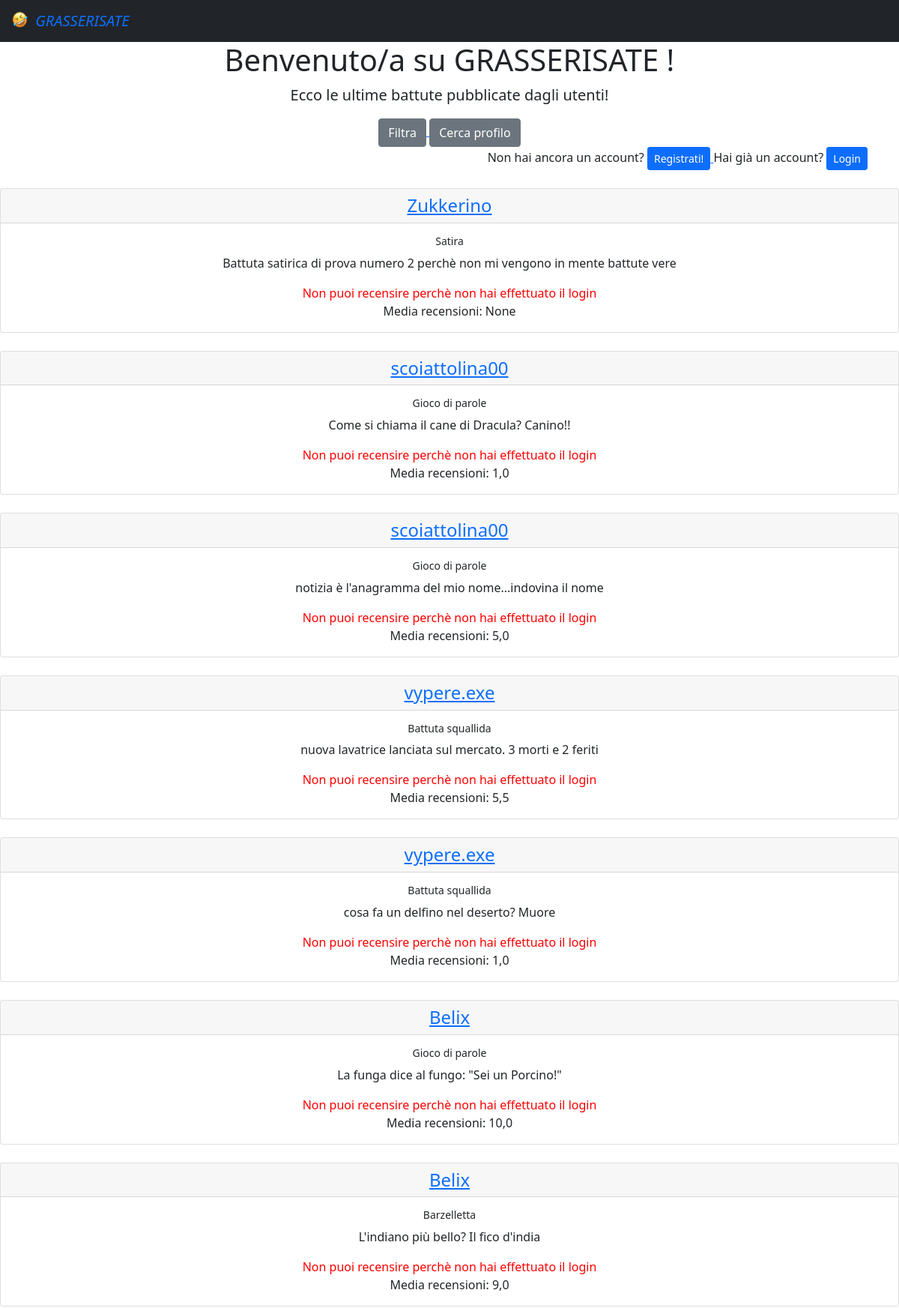
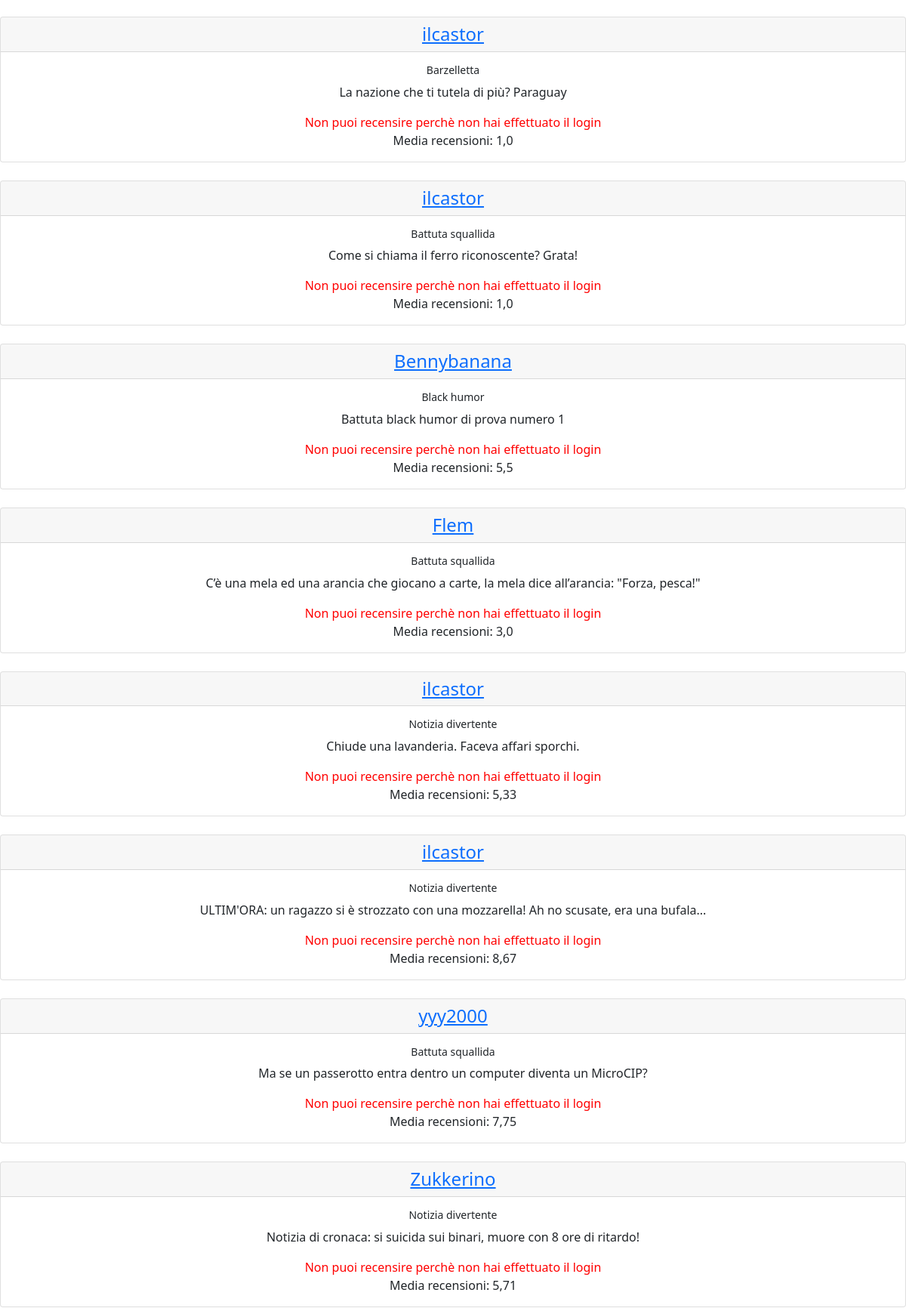
The page / (upper part) on the database its author committed (2 pictures, top to bottom).
### esame/models.py (models this page shows, shortened)
class Battute(models.Model):
    testo = models.TextField(default="")
    utente = models.ForeignKey(User, on_delete=models.CASCADE, related_name='utentebat')
    tempo = models.DateTimeField(auto_now=True)
    tipo = models.CharField(choices=SCELTE, default='bar', max_length=25)
    @property
    def calcola_media(self):
        media_tupla = self.battutarec.all().aggregate(Avg('voto'))
        media_lunga = media_tupla['voto__avg']
        if type(media_lunga) is NoneType:
            media = media_lunga
        else:
            media = round(media_lunga, 2)
        return media

### esame/views.py (the view)
# urls.py: path('', views.HomeView.as_view(), name='home'),
class HomeView(ListView):
    template_name = 'home.html'
    model = Battute
    def get_queryset(self):
        if self.request.user.is_authenticated:
            return self.model.objects.order_by('-tempo').exclude(utente_id=self.request.user.id)
        else:
            return self.model.objects.order_by('-tempo')

### templates/home.html (shortened to what this page needs)
<html lang="en">
{% extends 'base.html' %}
{% block contenuto %}
    <div class="container">
        <h1> <div style="text-align: center;"> Benvenuto/a su GRASSERISATE {% if user.is_authenticated %}, {{ user.username }}{% endif %}!</div></h1>
        <p class="lead" style="text-align:center">
            Ecco le ultime battute pubblicate dagli utenti!
        </p>
        {% if user.is_authenticated %}
            <div style="text-align:center">
            <a href="{% url  "feed" %}">
                    <button type="button" class="btn btn-warning">
                        Il tuo feed
                    </button>
                </a>
                <a href="{% url  "aggiungi_battuta" %}">
                    <button type="button" class="btn btn-primary">
                        Aggiungi una battuta!
                    </button>
                </a>
                <a href="{% url  "profilo" pk=user.id %}">
                    <button type="button" class="btn btn-info">
                        Il tuo profilo
                    </button>
                </a>
                <a href="{% url  "filtro" %}">
                    <button type="button" class="btn btn-secondary">
                        Filtra
                    </button>
                </a>
                <a href="{% url  "cerca_profilo" %}">
                    <button type="button" class="btn btn-secondary">
                        Cerca profilo
                    </button>
                </a>
                <a href='{% url 'logout' %}'>
                    <button type="button" class="btn btn-danger">
                        Logout
                    </button>
                </a>
                         </div>
        {% else %}
            <div style="text-align: center">
            <a href="{% url  "filtro" %}">
                    <button type="button" class="btn btn-secondary">
                        Filtra
                    </button>
                </a>
                <a href="{% url  "cerca_profilo" %}">
                    <button type="button" class="btn btn-secondary">
                        Cerca profilo
                    </button>
                </a>
            </div>
            <div style="text-align:right">
            Non hai ancora un account?
            <a href="{% url  "registrazione"%}">
                    <button type="button" class="btn btn-primary btn-sm">
                        Registrati!
                    </button>
                </a>
                Hai già un account?
            <a href="{% url  "login"%}">
                    <button type="button" class="btn btn-primary btn-sm">
                        Login
                    </button>
                </a>
            </div>
            </div>
        {% endif %}
    <br>
    <div style="text-align:center">
        {% for b in object_list %}
            <div class="card">
                <h4 class="card-header"> <a href="{% url "profilo" pk=b.utente_id %}"> {{ b.utente }}  </a> </h4>
                <div class="card-body">
                    <h6 class="card-title" > <small>{{ b.tipo }}</small>  </h6>
                    <p class="card-text"> {{ b.testo }} </p>
                    {% if user.is_authenticated %}
                        <a href="{% url "aggiungi_recensione" pk=b.id %}" class="btn btn-primary">Recensisci!</a>
                    {% else %}
                        <p class="card-text" style="color:red"> Non puoi recensire perchè non hai effettuato il login </p>
                    {% endif %}
                    Media recensioni: {{ b.calcola_media}}
                </div>
            </div>
            <br>
        {%  endfor %}
    </div>
{% endblock %}

### rows shown on the page
Battute: utente "Zukkerino", tipo "Satira", testo "Battuta satirica di prova numero 2 perchè non mi vengono in mente battute vere", calcola_media "None"
Battute: utente "scoiattolina00", tipo "Gioco di parole", testo "Come si chiama il cane di Dracula? Canino!!", calcola_media "1,0"
Battute: utente "scoiattolina00", tipo "Gioco di parole", testo "notizia è l'anagramma del mio nome...indovina il nome", calcola_media "5,0"
Battute: utente "vypere.exe", tipo "Battuta squallida", testo "nuova lavatrice lanciata sul mercato. 3 morti e 2 feriti", calcola_media "5,5"
Battute: utente "vypere.exe", tipo "Battuta squallida", testo "cosa fa un delfino nel deserto? Muore", calcola_media "1,0"
Battute: utente "Belix", tipo "Gioco di parole", testo "La funga dice al fungo: \"Sei un Porcino!\"", calcola_media "10,0"
Battute: utente "Belix", tipo "Barzelletta", testo "L'indiano più bello? Il fico d'india", calcola_media "9,0"
Battute: utente "ilcastor", tipo "Barzelletta", testo "La nazione che ti tutela di più? Paraguay", calcola_media "1,0"
Battute: utente "ilcastor", tipo "Battuta squallida", testo "Come si chiama il ferro riconoscente? Grata!", calcola_media "1,0"
Battute: utente "Bennybanana", tipo "Black humor", testo "Battuta black humor di prova numero 1", calcola_media "5,5"
Battute: utente "Flem", tipo "Battuta squallida", testo "C’è una mela ed una arancia che giocano a carte, la mela dice all’arancia: \"Forza, pesca!\"", calcola_media "3,0"
Battute: utente "ilcastor", tipo "Notizia divertente", testo "Chiude una lavanderia. Faceva affari sporchi.", calcola_media "5,33"
Battute: utente "ilcastor", tipo "Notizia divertente", testo "ULTIM'ORA: un ragazzo si è strozzato con una mozzarella! Ah no scusate, era una bufala...", calcola_media "8,67"
Battute: utente "yyy2000", tipo "Battuta squallida", testo "Ma se un passerotto entra dentro un computer diventa un MicroCIP?", calcola_media "7,75"
Battute: utente "Zukkerino", tipo "Notizia divertente", testo "Notizia di cronaca: si suicida sui binari, muore con 8 ore di ritardo!", calcola_media "5,71"
